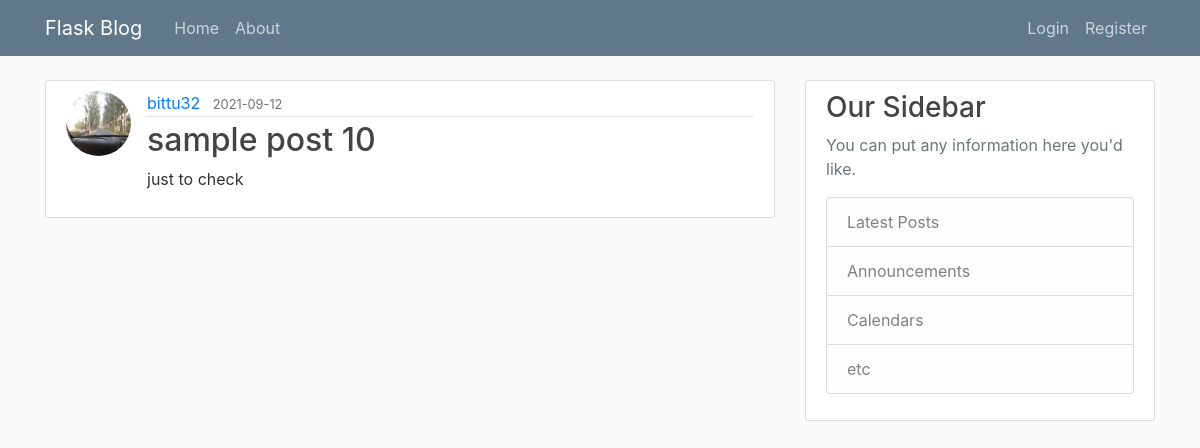
/post/12, run on an earlier commit of the app's database.
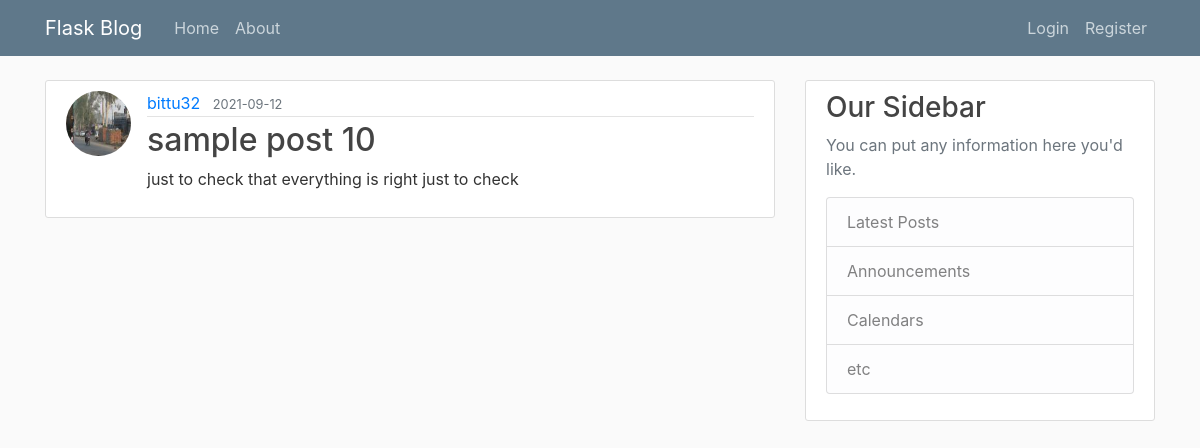
And on a later commit of the database.
### flaskblog/models.py (models this page shows, shortened)
class User(db.Model, UserMixin):
    id = db.Column(db.Integer, primary_key=True)
    username = db.Column(db.String(20), unique=True, nullable=False)
    email = db.Column(db.String(120), unique=True, nullable=False)
    image_file = db.Column(db.String(20), nullable=False, default='default.jpg')
    password = db.Column(db.String(60), nullable=False)
    posts = db.relationship('Post', backref='author', lazy=True)

class Post(db.Model):
    id = db.Column(db.Integer, primary_key=True)
    title = db.Column(db.String(100), nullable=False)
    date_posted = db.Column(db.DateTime, nullable=False, default=datetime.utcnow)
    content = db.Column(db.Text, nullable=False)
    user_id = db.Column(db.Integer, db.ForeignKey('user.id'), nullable=False)

### flaskblog/posts/routes.py (the view)
@posts.route("/post/<int:post_id>")
def post(post_id):
    post = Post.query.get_or_404(post_id)
    return render_template('post.html', title=post.title, post=post)

### flaskblog/templates/post.html (shortened to what this page needs)
{% extends 'layout.html' %}
{% block content %}
    <article class="media content-section">
      <img class="rounded-circle article-img" src="{{ url_for('static', filename='profile_pics/' + post.author.image_file) }}">
      <div class="media-body">
        <div class="article-metadata">
          <a class="mr-2" href="{{ url_for('users.user_posts', username=post.author.username) }}">{{ post.author.username }}</a>
          <small class="text-muted">{{ post.date_posted.strftime('%Y-%m-%d') }}</small>
        </div>
        <h2 class="article-title">{{ post.title }}</h2>
        <p class="article-content">{{ post.content }}</p>
      </div>
    </article>
{% endblock content %}

What changed in the data, as far as the page shows it:
changed User "bittu32": image_file: a different picture
changed Post "sample post 10": content "just to check" → "just to check that everything is right just to check"
